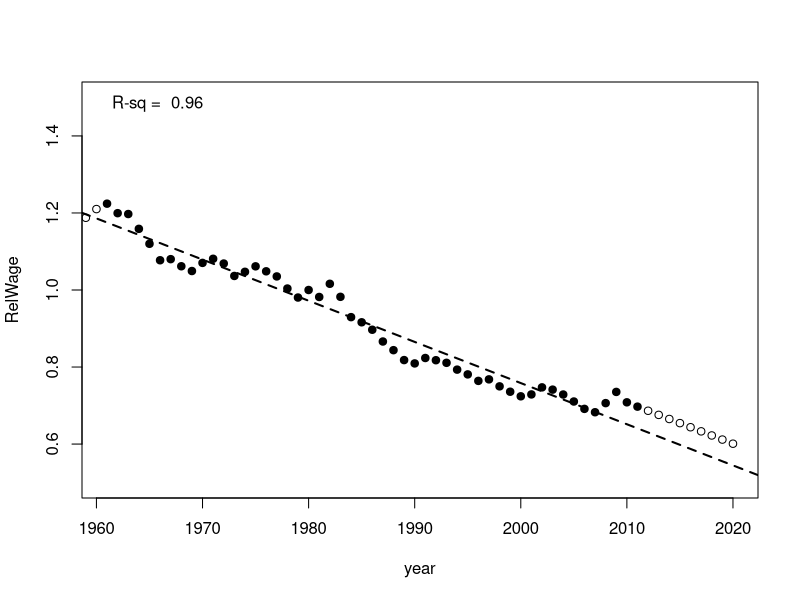
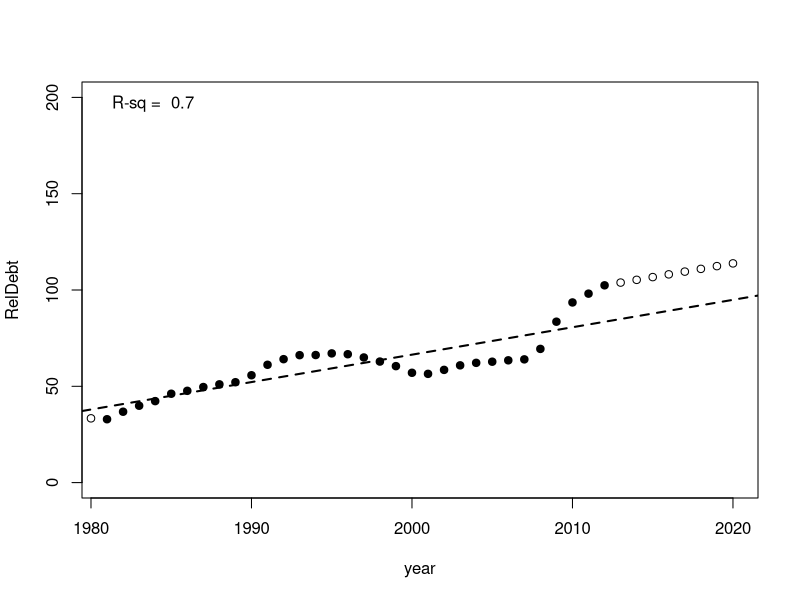
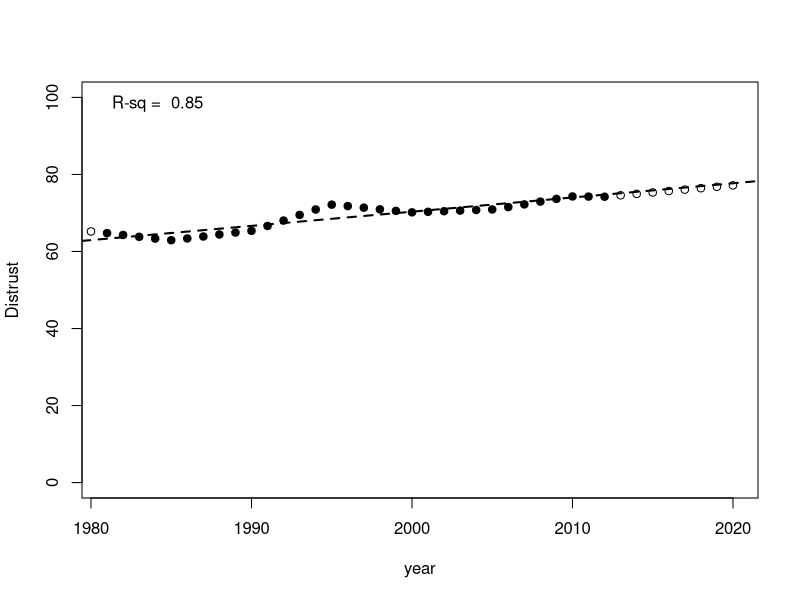

Generate these figures, in order, with R:
### Computational model for PSI: contemporary US
data <- read.csv("PSImodel2020.csv")

####   Variables
# ProdWage = nominal hourly wage of production workers (source: MeasuringWorth, Officer and Williamson 2013)
# UnskillWage = nominal wage of production workers (source: MeasuringWorth, scaled to 1 in 1860)
# GDPpc = nominal GDP per capita in nominal (source: MeasuringWorth)
# RelWage = relative wage, to be calculated 
# Urbanization = percent of population in urban places (source: Hist Stats of the US, Carter et al. 2004)
# A20_29 = percent of population in the age cohort 20-29 years (source: US Census Bureau, includes the forecast to 2020)
# RelDebt = national debt scaled by GDP (source: US Dept of the Treasury)
# Distrust = percent responding negatively to the government trust question (source: Pew Research Center)

################    Parameters
w_0 = 1
mu_0 = 0.1
lambda = 0.5 

################    Calculate RelWage, averaging production and unskilled wages, scaled to 1 in 1980
RelWage1 <- data$ProdWage/data$GDPpc
RelWage1 <- RelWage1/RelWage1[data$year == 1980]
RelWage2 <- data$UnskillWage/data$GDPpc
RelWage2 <- RelWage2/RelWage2[data$year == 1980]
data$RelWage <- (RelWage1+RelWage2)/2

################    Extrapolations
### Extrapolate RelWage to 2020
RegrDat <- subset(data[data$year > 1960,], select = c(year, RelWage))
print( res <- summary(fit <- lm(RegrDat[2:1])) )
plot(RegrDat, pch=16, ylim=c(0.5,1.5))
abline(fit, lty=2, lwd=2)
legend("topleft", paste("R-sq = ", round(res$r.squared, digits=2) ), bty="n")
data$RelWage[data$year > 2011] <- data$RelWage[data$year == 2011] + fit$coefficients[2]*1:9
points(data$year, data$RelWage)

### Extrapolate RelDebt forward to 2020
RegrDat <- subset(data[data$year > 1980,], select = c(year, RelDebt))
print( res <- summary(fit <- lm(RegrDat[2:1])) )
plot(RegrDat, pch=16, ylim=c(0, 200))
abline(fit, lty=2, lwd=2)
legend("topleft", paste("R-sq = ", round(res$r.squared, digits=2) ), bty="n")
data$RelDebt[data$year > 2012] <- data$RelDebt[data$year == 2012] + fit$coefficients[2]*1:8
points(data$year, data$RelDebt)

### Extrapolate Distrust back from 1958 and forward to 2020
data$Distrust[data$year < 1958] <- data$Distrust[data$year == 1958]
RegrDat <- subset(data[data$year > 1980,], select = c(year, Distrust))
print( res <- summary(fit <- lm(RegrDat[2:1])) )
plot(RegrDat, pch=16, ylim=c(0, 100))
abline(fit, lty=2, lwd=2)
legend("topleft", paste("R-sq = ", round(res$r.squared, digits=2) ), bty="n")
data$Distrust[data$year > 2012] <- data$Distrust[data$year == 2012] + fit$coefficients[2]*1:8
points(data$year, data$Distrust)

########  Calculate e and epsilon
data <- data[data$year > 1944,]
data$elite[data$year == 1945] <- 1

print (data$elite)
